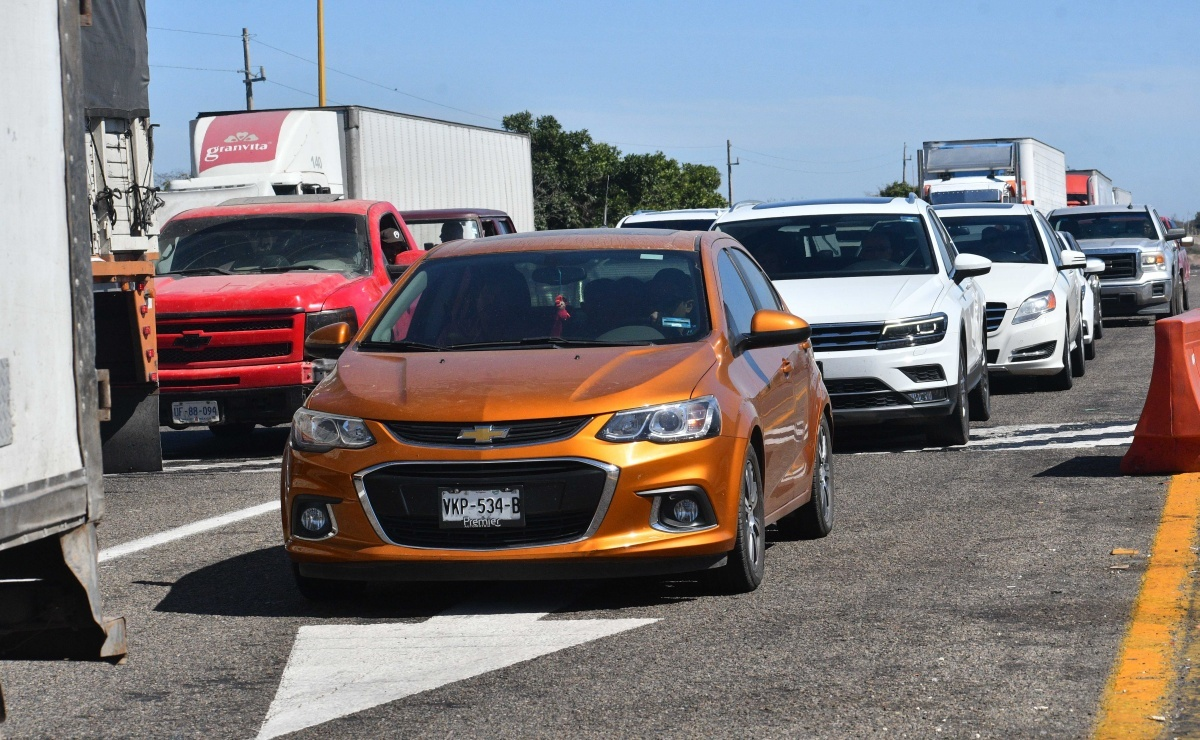
#> input picture 7.jpg, 1200 x 740 px
$ python -i comodin1.py   (imports and definitions only)
#> lines starting #> are read from the running program, lines starting #| are printed output that depends on the picture; after the words box and inside, x2 and y2 are one past the last pixel; in counts of white or black regions, pixels touching at a corner belong together
#> further down, picture is the input picture: shape (740, 1200, 3); mean B, G, R 126.1, 122.4, 125.2
import cv2
import numpy as np
import easyocr

"""
Script local para leer una placa usando: modelo pre entrenado de EasyOCR + OpenCV.

1. OpenCV → detección aproximada de la placa (ROI por contornos)
2. EasyOCR → OCR sobre la región detectada (o la imagen completa si no detecta nada)

La imagen se llama '1.jpg' y debe estar en el mismo directorio.
"""

# ---------------------- CONFIG ----------------------

# Idiomas de EasyOCR
EASYOCR_LANGS = ["en"]  # puedes probar ['en', 'es']

# Inicializamos EasyOCR una sola vez (tarda un poco al inicio)
# [1 line that did not run here, left out]


# ---------------------- FUNCIONES ----------------------

def find_plate_roi(image: np.ndarray):
    """
    Intenta detectar la placa mediante contornos y devolver un recorte (ROI).
    Si no detecta nada razonable, devuelve None.
    """
    gray = cv2.cvtColor(image, cv2.COLOR_BGR2GRAY)
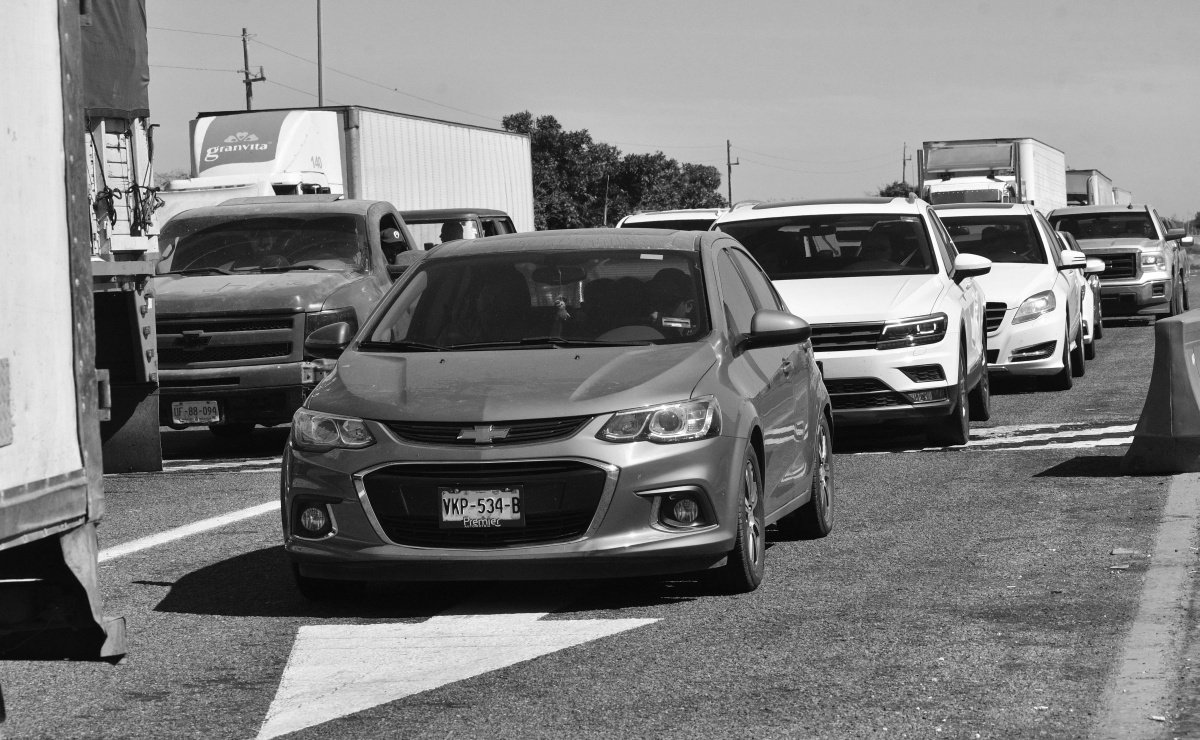
#> gray: shape (740, 1200); min 2, max 255, mean 123.6
    gray = cv2.bilateralFilter(gray, 11, 17, 17)

    edges = cv2.Canny(gray, 30, 200)
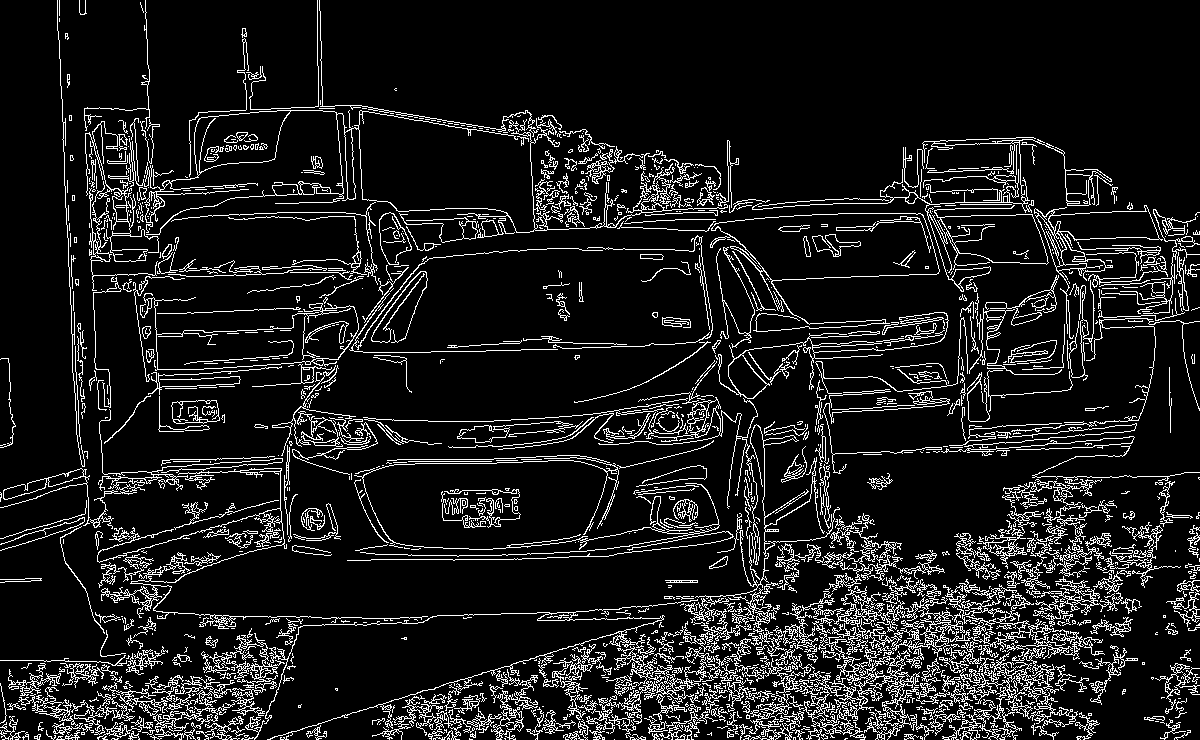
#> edges: shape (740, 1200); 10.8% white in thin lines or dots

    contours_info = cv2.findContours(edges.copy(), cv2.RETR_TREE, cv2.CHAIN_APPROX_SIMPLE)
#> contours_info = 3378 contours, 2842 with area under 20; largest, box (x1, y1, x2, y2) and area: (710, 213, 940, 332) 11836, (711, 213, 940, 281) 11681, (140, 293, 359, 371) 8031, (156, 305, 359, 370) 7803, (108, 110, 728, 235) 6396
    contours = contours_info[0] if len(contours_info) == 2 else contours_info[1]
#> contours has the same summary as contours_info

    if not contours:
        return None

    contours = sorted(contours, key=cv2.contourArea, reverse=True)[:30]
#> contours = 30 contours; largest, box (x1, y1, x2, y2) and area: (710, 213, 940, 332) 11836, (711, 213, 940, 281) 11681, (140, 293, 359, 371) 8031, (156, 305, 359, 370) 7803, (108, 110, 728, 235) 6396

    for cnt in contours:
        peri = cv2.arcLength(cnt, True)
        approx = cv2.approxPolyDP(cnt, 0.02 * peri, True)

        if len(approx) == 4:  # buscamos un rectángulo
            x, y, w, h = cv2.boundingRect(approx)
            if w == 0 or h == 0:
                continue

            aspect_ratio = w / float(h)

            # Heurísticas simples para placas
            if 1.8 < aspect_ratio < 6.5 and w > 80 and h > 25:
                roi = image[y:y + h, x:x + w]
                return roi
#> this loop made 2 passes
#> (peri, approx, x, y, w, h, aspect_ratio) on pass 2: (544.9, [[939, 271], [772, 280], [711, 229], [920, 213]], 711, 213, 229, 68, 3.37)
#> peri on pass 1: 1634.9
#> pass 2, in find_plate_roi, `roi = image[y:y + h, x:x + w]`:
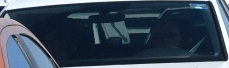
#> roi: shape (68, 229, 3); mean B, G, R 91.1, 75.1, 60.2

    return None


# [88 lines left out: functions clean_plate_text, is_plate_like, choose_best_plate, read_plate, main, not called in this run]


# [2 lines not run here, left out]

>>> import cv2
>>> picture = cv2.imread('7.jpg')
>>> result = find_plate_roi(picture)
